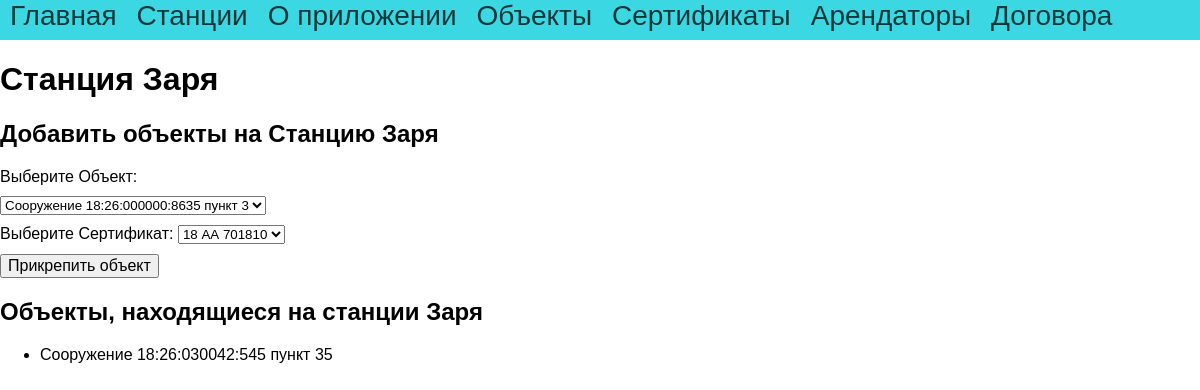
Screenshot of /zarya with the database file from the repository.
### tables this page shows
CREATE TABLE mainmenu (
id integer PRIMARY KEY AUTOINCREMENT, 
title text NOT NULL, 
url text NOT NULL
);

CREATE TABLE propertyObjects (
ObjectId integer PRIMARY KEY AUTOINCREMENT, 
ObjectName varchar NOT NULL
);

### app.py (the view)
@app.route("/zarya", methods=["POST", "GET"])
def zarya():
    db = get_db()
    dbase = FDataBase(db)
    if request.method == "POST":
        res = dbase.objectsInCertificates(request.form['name'], request.form['number'], 1)
        if not res:
            flash('Ошибка добавления Объекта', category='error')
        else:
            flash('Объект успешно добавлен в Сертификат', category='success')
    return render_template('zarya.html', menu=dbase.getMenu(), certificates=dbase.getCertificateAnonce(), propertyObjects=dbase.getObjectAnonce(),
                           objectsInCertificate=dbase.getObjectInCertificatesAnonce(), title="Станция Заря")

### FDataBase.py (called while the page is built)
    def getMenu(self):
        sql = '''SELECT * FROM mainmenu'''
        try:
            self.__cur.execute(sql)
            res = self.__cur.fetchall()
            if res: return res
        except:
            print("Ошибка чтения из БД")
        return []

    def getCertificateAnonce(self):
        try:
            self.__cur.execute(f"SELECT CertificateId, StationId, RegistrationNumber FROM certificates")
            res = self.__cur.fetchall()
            if res: return res
        except sqlite3.Error as e:
            print("Ошибка получения станции из БД"+str(e))
        return[]

    def getObjectAnonce(self):
        try:
            self.__cur.execute(f"SELECT ObjectId, ObjectName FROM propertyObjects ORDER BY ObjectId")
            res = self.__cur.fetchall()
            if res: return res
        except sqlite3.Error as e:
            print("Ошибка получения станции из БД"+str(e))
        return[]

    def getObjectInCertificatesAnonce(self):
        try:
            self.__cur.execute(f"SELECT CertificateId, ObjectId, StationId FROM objectsInCertificate ORDER BY StationId")
            res = self.__cur.fetchall()
            if res: return res
        except sqlite3.Error as e:
            print("Ошибка получения станции из БД"+str(e))
        return[]

### app.py (called while the page is built)
def connect_db():
    conn = sqlite3.connect(app.config['DATABASE'])
    conn.row_factory = sqlite3.Row
    return conn

def get_db():
    if not hasattr(g, 'link_db'):
        g.link_db = connect_db()
    return g.link_db

### templates/zarya.html (shortened to what this page needs)
{% extends 'base.html' %}
{% block content %}
{{ super() }}
<h2>Добавить объекты на Станцию Заря</h2>
<form action="" method="post" class="form-contact">
    <p><label>Выберите Объект:</label>
            <select name="name">
                {% for o in propertyObjects %}
                    <option value={{o.ObjectId}}>{{ o.ObjectName }}</option>
                {% endfor %}
            </select>
            <p><label>Выберите Сертификат:</label>
                <select name="number"/>
                    {% for c in certificates %}
                        {% if c.StationId == 1 %}
                            <option value={{c.CertificateId}}>{{ c.RegistrationNumber }}</option>
                        {% endif %}
                    {% endfor %}
    <p><input type="submit" value="Прикрепить объект"/>
    </form>
    <div>
        {% block objects %}
        <h2>Объекты, находящиеся на станции Заря</h2>
        <ul class="objects">
                {% for g in objectsInCertificate if g.StationId == 1 -%}
                        {% for p in propertyObjects -%}
                            {% if p.ObjectId|int() == g.ObjectId|int()-%}
                                <li><p>{{p.ObjectName}}</p></li>
                            {% endif %}
                        {% endfor -%}
                {% endfor -%}
        </ul>
        {% endblock %}
        </div>
{% endblock %}

### templates/base.html (shortened to what this page needs)
<!DOCTYPE html>
<html>
<head>
<link type="text/css" href="{{ url_for('static', filename='css/styles.css')}}" rel="stylesheet"/>
</head>
<body>
{% block content -%}
        {% block mainmenu -%}
<ul class="mainmenu">
        {% for m in menu -%}
<li><a href="{{m.url}}">{{m.title}}</a></li>
        {% endfor -%}
</ul>
        {% endblock mainmenu -%}
        {% if title -%}
<h1>{{title}}</h1>
        {% else -%}
<h1>Ижпромтранс18</h1>
        {% endif -%}
{% endblock -%}
</body>
</html>

### static/css/styles.css (style rules this page uses)
html, body { font-family: Arial, Helvetica, sans-serif; margin: auto; padding: 0; height: 100%; width: 100%; }
a { color: rgb(0, 202, 202); text-decoration: none; margin: auto; }
ul.mainmenu { list-style: none; background: #3bd7e2; height: 40px; margin: auto; padding: 0; color: rgba(0, 0, 0, 0.74); font-size: 20px; overflow: hidden; }
ul.mainmenu li { float: left; margin: 18px, 40px, 0 50px; }
ul.mainmenu li a { color: rgba(0, 0, 0, 0.74); text-decoration: none; font-size: 28px; margin: 10px; }
.form-contact label { display: inline-block; min-width: 80px; }
.form-contact p { margin: 10px 0 10px 0; }
.form-contact input[type=submit], textarea { font-size: 16px; }

### rows the page displays
mainmenu: title "Главная"
mainmenu: title "Станции"
mainmenu: title "О приложении"
mainmenu: title "Объекты"
mainmenu: title "Сертификаты"
mainmenu: title "Арендаторы"
mainmenu: title "Договора"
propertyObjects: ObjectName "Сооружение 18:26:030042:545 пункт 35"

### other values shown
{{ title }} "Станция Заря"
form field name "Сооружение 18:26:000000:8635 пункт 3"
form field number "18 АА 701810"
